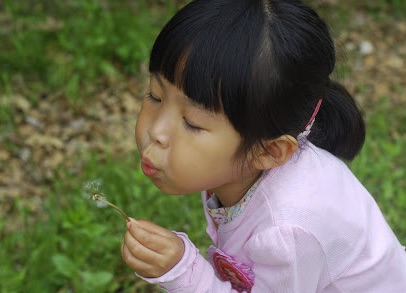
#> input picture 7_CV/Images/girl.jpg, 406 x 293 px
$ jupyter execute ex_op01.ipynb
#> lines starting #> are read from the running program, lines starting #| are printed output that depends on the picture
### 7_CV/cv_utils.py
## ============================================================
## 이미지 처리 공통 함수들
## ============================================================

## 모듈 로딩
import cv2
import os
import matplotlib.pyplot as plt
# import koreanize_matplotlib
import numpy as np
import matplotlib.cm as cm
import sys
import matplotlib.pyplot as plt
import numpy as np
import matplotlib.pyplot as plt
import numpy as np


import matplotlib.pyplot as plt
import numpy as np

def printPlots(nrow, ncol, titles, datas, cmap=None):

    total = nrow * ncol

    # 그래프마다 컬러맵 설정값
    if cmap is None:
        cmaps = [None] * total
    elif isinstance(cmap, str):
        cmaps = [cmap] * total
    elif len(cmap) == 1:
        cmaps = cmap * total
    else:
        cmaps = cmap

    # 그래프 그리기
    _, axes = plt.subplots(nrow, ncol, sharey=True)

    # 핵심 수정 부분
    axes = np.array(axes).reshape(-1)

    for ax, title, data, cm in zip(axes, titles, datas, cmaps):
        ax.set_title(title)
        ax.imshow(data, cmap=cm)
        ax.axis("off")

    plt.tight_layout()
    plt.show()


## -----------------------------------------------
## 함수이름 : printPlotImage
## 함수기능 : 여러개의 이미지를 그려주는 함수
## 매개변수 : nrow   - 행 개수
##            ncol   - 컬럼 개수
##            titles - 그래프별 제목 리스트
##            plots  - 그래프 데이터 리스트
##            images - 이미지 데이터 리스트
##            cmap   - 그래프별 컬러맵 리스트 [기]None
## 함수결과 : 직접 출력으로 없음 None
## -----------------------------------------------

# [40 lines left out: functions printPlotImage, printDistance, not called in this run]

### 7_CV/Day04/ex_op01.ipynb
### [ 이미지/ 영상 연산 ] <hr>

- 픽셀 단위 연산
- 픽셀 값 범위 0~255-> 부호없는 8비트 uint8

[cell 1]
## -------------------------------------
## 이미지 데이터 로딩 & 기본 정보
## -------------------------------------
import cv2
import os
import matplotlib.pyplot as plt
import koreanize_matplotlib
import numpy as np
import matplotlib.cm as cm
import sys
sys.path.append(r"C:\KDT14\7_CV")
import cv_utils
IMG_FILE= '../Images/girl.jpg'
imgNP= cv2.imread(IMG_FILE)
#> imgNP is the input picture: shape (293, 406, 3); mean B, G, R 82.4, 104.7, 105.5

[cell 2]
## ------------------------------------------
## 이미지 연산=> 밝기 조절. 0에 가까운 값- 어둡게, 255에 가까운 값- 밝게
## ------------------------------------------
testNP= imgNP.copy()
testNP= testNP.astype(np.int16)

[cell 3]
## ------------------------------------
## 덧셈& 뺄셈 연산
## ------------------------------------
## 덧셈=> 밝게
addNPs= [testNP + value for value in range(10, 131, 40)]
#> addNPs = 4 items
titles= [f'+{value}' for value in range(10, 131, 40)]

for arr in addNPs:
    arr[arr>255]= 255
#> this loop made 4 passes

cv_utils.printPlots(1, 5, ['원본', '+10', '+50', '+90', '+120'], [imgNP]+ addNPs)
#> the loop in printPlots, `for ax, title, data, cm in zip(axes, titles, datas, cmaps):` made 5 passes
#> title on passes 1 to 5: '원본', '+10', '+50', '+90', '+120'
#> in printPlots, `plt.show()`:
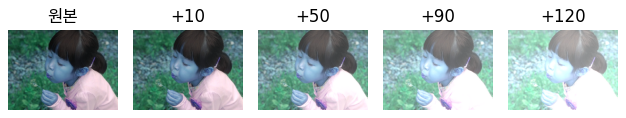
#> figure drawn by matplotlib, 5 panels; B, G, R data is drawn as R, G, B
